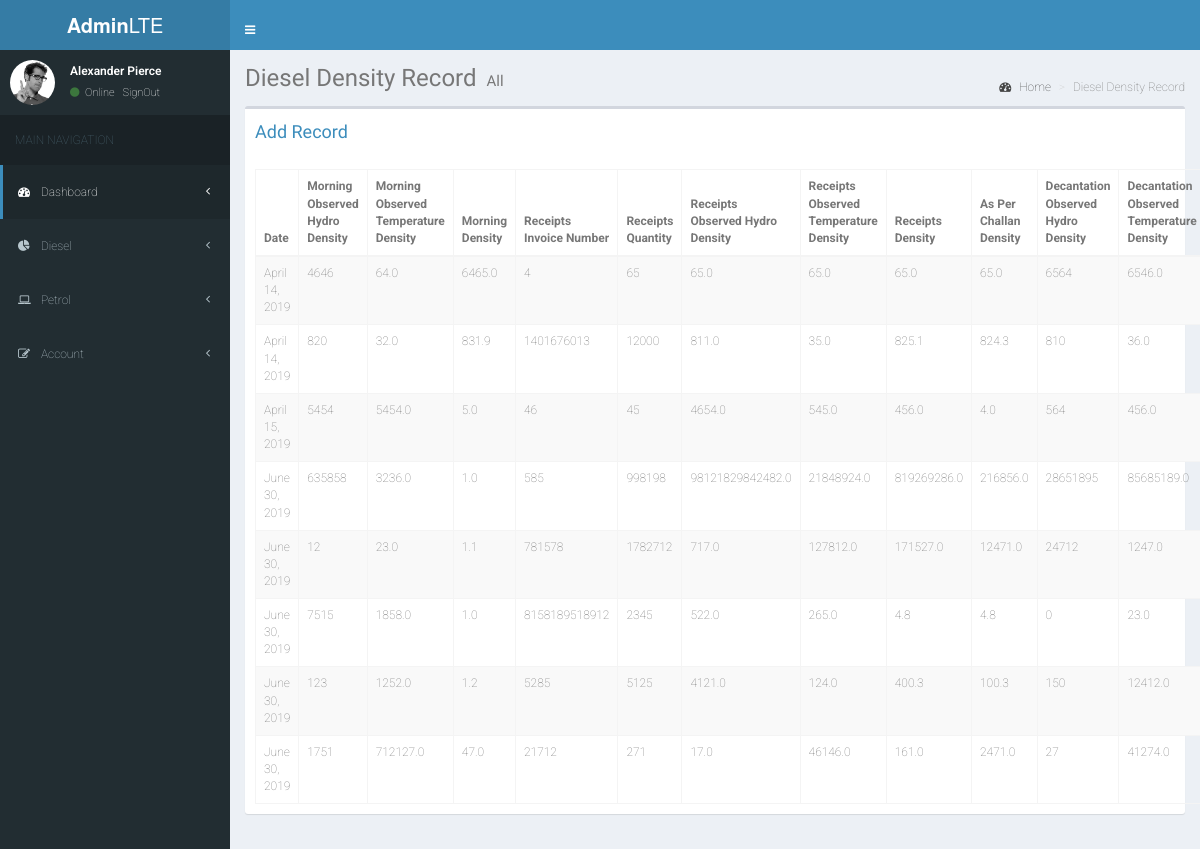
The app's page /diesel-density/ with its own data.
### PPMS_backend/models.py (models this page shows, shortened)
class DieselDensity(models.Model):
    date = models.DateField(auto_now_add=True)
    morningObservedHydroDensity = models.IntegerField(default=0)
    morningObservedTemperatureDensity = models.FloatField(default=0)
    morningDensity = models.FloatField(default=0)
    receiptsInvoiceNumber = models.IntegerField(default=0)
    receiptsQuantity = models.IntegerField(default=0)
    receiptsObservedHydroDensity = models.FloatField(default=0)
    receiptsObservedTemperatureDensity = models.FloatField(default=0)
    receiptsDensity = models.FloatField(default=0)
    asPerChallanDensity = models.FloatField(default=0)
    decantationObservedHydroDensity = models.IntegerField(default=0)
    decantationObservedTemperatureDensity = models.FloatField(default=0)
    decantationDensity = models.FloatField(default=0)
    densityDifference = models.FloatField(default=0)

### PPMS_backend/views.py (the view)
# urls.py: path('diesel-density/', views.dieselDensity, name="diesel-density"),
def dieselDensity(request):
    density = DieselDensity.objects.all()
    return render(request, 'diesel-density.html', {'density': density})

### PPMS_backend/templates/diesel-density.html (shortened to what this page needs)
{% extends 'base.html' %}
{% load static %}
{% block extracss %}
    <link rel="stylesheet" href="{% static 'css/style.css' %}">
{% endblock %}
{% block content %}
    <section class="content-header">
        <h1>
            Diesel Density Record
            <small>All</small>
        </h1>
        <ol class="breadcrumb">
            <li><a href="{% url 'home' %}"><i class="fa fa-dashboard"></i> Home</a></li>
            <li class="active">Diesel Density Record</li>
        </ol>
    </section>
    <section class="content">
        <div class="row">
            <div class="col-xs-12">
                <div class="box">
                    <div class="box-header">
                        <h3 class="box-title"><a href="{% url 'diesel-density-form' %}">Add Record</a></h3>
                    </div>
                    <div class="box-body">
                        <table id="example2" class="table table-bordered table-striped">
                            <thead>
                            <tr>
                                <th>Date</th>
                                <th>Morning Observed Hydro Density</th>
                                <th>Morning Observed Temperature Density</th>
                                <th>Morning Density</th>
                                <th>Receipts Invoice Number</th>
                                <th>Receipts Quantity</th>
                                <th>Receipts Observed Hydro Density</th>
                                <th>Receipts Observed Temperature Density</th>
                                <th>Receipts Density</th>
                                <th>As Per Challan Density</th>
                                <th>Decantation Observed Hydro Density</th>
                                <th>Decantation Observed Temperature Density</th>
                            </tr>
                            </thead>
                            <tbody>
                            {% for foo in density %}
                                <tr>
                                    <td>{{ foo.date }}</td>
                                    <td>{{ foo.morningObservedHydroDensity }}</td>
                                    <td>{{ foo.morningObservedTemperatureDensity }}</td>
                                    <td>{{ foo.morningDensity }}</td>
                                    <td>{{ foo.receiptsInvoiceNumber }}</td>
                                    <td>{{ foo.receiptsQuantity }}</td>
                                    <td>{{ foo.receiptsObservedHydroDensity }}</td>
                                    <td>{{ foo.receiptsObservedTemperatureDensity }}</td>
                                    <td>{{ foo.receiptsDensity }}</td>
                                    <td>{{ foo.asPerChallanDensity }}</td>
                                    <td>{{ foo.decantationObservedHydroDensity }}</td>
                                    <td>{{ foo.decantationObservedTemperatureDensity }}</td>
                                </tr>
                            {% endfor %}
                            </tbody>
                        </table>
                    </div>
                </div>
            </div>
        </div>
    </section>
{% endblock %}

### PPMS_backend/static/css/style.css (style rules this page uses)
* { margin: 0; padding: 0; box-sizing: border-box; -webkit-box-sizing: border-box; -moz-box-sizing: border-box; -webkit-font-smoothing: antialiased; -moz-font-smoothing: antialiased; -o-font-smoothing: antialiased; font-smoothing: antialiased; text-rendering: optimizeLegibility; }
body { font-family: "Roboto", Helvetica, Arial, sans-serif; font-weight: 100; font-size: 12px; line-height: 30px; color: #777; background: #4CAF50; }

### records on screen
DieselDensity: date "April 14, 2019", morningObservedHydroDensity "4646", morningObservedTemperatureDensity "64.0", morningDensity "6465.0", receiptsInvoiceNumber "4", receiptsQuantity "65", receiptsObservedHydroDensity "65.0", receiptsObservedTemperatureDensity "65.0", receiptsDensity "65.0", asPerChallanDensity "65.0", decantationObservedHydroDensity "6564", decantationObservedTemperatureDensity "6546.0"
DieselDensity: date "April 14, 2019", morningObservedHydroDensity "820", morningObservedTemperatureDensity "32.0", morningDensity "831.9", receiptsInvoiceNumber "1401676013", receiptsQuantity "12000", receiptsObservedHydroDensity "811.0", receiptsObservedTemperatureDensity "35.0", receiptsDensity "825.1", asPerChallanDensity "824.3", decantationObservedHydroDensity "810", decantationObservedTemperatureDensity "36.0"
DieselDensity: date "April 15, 2019", morningObservedHydroDensity "5454", morningObservedTemperatureDensity "5454.0", morningDensity "5.0", receiptsInvoiceNumber "46", receiptsQuantity "45", receiptsObservedHydroDensity "4654.0", receiptsObservedTemperatureDensity "545.0", receiptsDensity "456.0", asPerChallanDensity "4.0", decantationObservedHydroDensity "564", decantationObservedTemperatureDensity "456.0"
DieselDensity: date "June 30, 2019", morningObservedHydroDensity "635858", morningObservedTemperatureDensity "3236.0", morningDensity "1.0", receiptsInvoiceNumber "585", receiptsQuantity "998198", receiptsObservedHydroDensity "98121829842482.0", receiptsObservedTemperatureDensity "21848924.0", receiptsDensity "819269286.0", asPerChallanDensity "216856.0", decantationObservedHydroDensity "28651895", decantationObservedTemperatureDensity "85685189.0"
DieselDensity: date "June 30, 2019", morningObservedHydroDensity "12", morningObservedTemperatureDensity "23.0", morningDensity "1.1", receiptsInvoiceNumber "781578", receiptsQuantity "1782712", receiptsObservedHydroDensity "717.0", receiptsObservedTemperatureDensity "127812.0", receiptsDensity "171527.0", asPerChallanDensity "12471.0", decantationObservedHydroDensity "24712", decantationObservedTemperatureDensity "1247.0"
DieselDensity: date "June 30, 2019", morningObservedHydroDensity "7515", morningObservedTemperatureDensity "1858.0", morningDensity "1.0", receiptsInvoiceNumber "8158189518912", receiptsQuantity "2345", receiptsObservedHydroDensity "522.0", receiptsObservedTemperatureDensity "265.0", receiptsDensity "4.8", asPerChallanDensity "4.8", decantationObservedHydroDensity "0", decantationObservedTemperatureDensity "23.0"
DieselDensity: date "June 30, 2019", morningObservedHydroDensity "123", morningObservedTemperatureDensity "1252.0", morningDensity "1.2", receiptsInvoiceNumber "5285", receiptsQuantity "5125", receiptsObservedHydroDensity "4121.0", receiptsObservedTemperatureDensity "124.0", receiptsDensity "400.3", asPerChallanDensity "100.3", decantationObservedHydroDensity "150", decantationObservedTemperatureDensity "12412.0"
DieselDensity: date "June 30, 2019", morningObservedHydroDensity "1751", morningObservedTemperatureDensity "712127.0", morningDensity "47.0", receiptsInvoiceNumber "21712", receiptsQuantity "271", receiptsObservedHydroDensity "17.0", receiptsObservedTemperatureDensity "46146.0", receiptsDensity "161.0", asPerChallanDensity "2471.0", decantationObservedHydroDensity "27", decantationObservedTemperatureDensity "41274.0"
